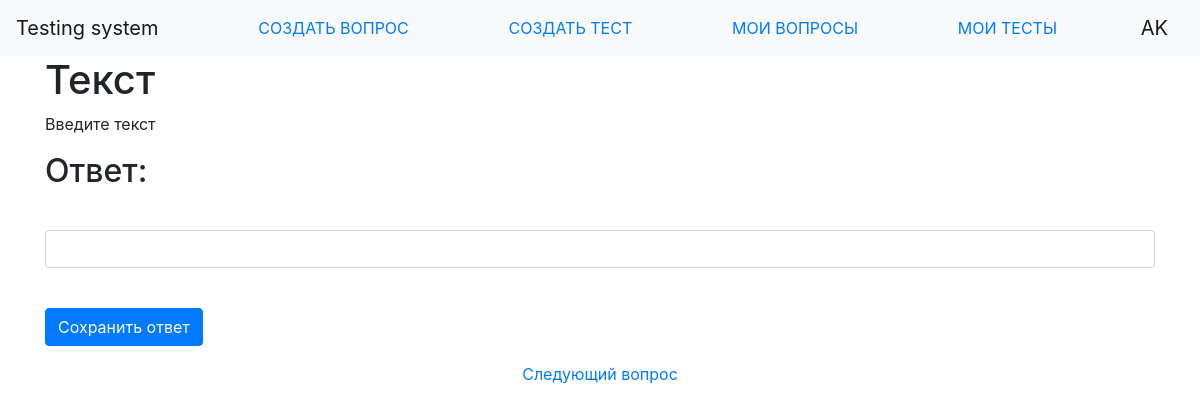
The app's page /test/1/1 (signed in) with its own data.
### data/users.py (models this page shows, shortened)
class User(SqlAlchemyBase, UserMixin, SerializerMixin):
    __tablename__ = 'users'
    id = sqlalchemy.Column(sqlalchemy.Integer, primary_key=True, autoincrement=True)
    name = sqlalchemy.Column(sqlalchemy.String)
    email = sqlalchemy.Column(sqlalchemy.String, unique=True)
    hashed_password = sqlalchemy.Column(sqlalchemy.String)
    questions = orm.relation("Question")

### data/questions.py (models this page shows, shortened)
class Question(SqlAlchemyBase, SerializerMixin):
    __tablename__ = 'questions'
    id = sqlalchemy.Column(sqlalchemy.Integer, primary_key=True, autoincrement=True)
    author_id = sqlalchemy.Column(sqlalchemy.Integer, sqlalchemy.ForeignKey("users.id"))
    author = orm.relation("User")
    title = sqlalchemy.Column(sqlalchemy.String)
    text = sqlalchemy.Column(sqlalchemy.String)
    type_id = sqlalchemy.Column(sqlalchemy.Integer, sqlalchemy.ForeignKey("types.id"))
    type = orm.relation("Type")
    answ = sqlalchemy.Column(sqlalchemy.BLOB)
    score = sqlalchemy.Column(sqlalchemy.Integer)
    categories = orm.relation("Category",
                              secondary="questions_to_categories",
                              backref="questions")

### main.py (the view, shortened to what this page needs)
@app.route('/test/<int:test_id>/<int:question_id>', methods=['GET', 'POST'])
@login_required
def test_passing(test_id, question_id):
    db_sess = db_session.create_session()
    test = db_sess.query(Test).get(test_id)
    question = test.questions[question_id - 1]
    work = db_sess.query(Work).filter(Work.user_id == flask_login.current_user.id, Work.test_id == test_id).first()
    if test.questions[question_id - 1].type_id == 1:
        QuestionForm.answer = StringField('Ответ:')
    elif test.questions[question_id - 1].type_id == 2:
        QuestionForm.answer = FloatField('Ответ:')
    elif test.questions[question_id - 1].type_id == 5:
        QuestionForm.answer = BooleanField('Ответ:')
    form = QuestionForm()
    return render_template("question.html",
                           q=question,
                           form=form,
                           q_id=question_id,
                           t_id=test.id,
                           q_count=len(test.questions), title='Тест')

### forms/question.py
class QuestionForm(FlaskForm):
    submit = SubmitField('Сохранить ответ')

### data/db_session.py (called while the page is built)
def create_session() -> Session:
    global __factory
    return __factory()

### main.py (called while the page is built)
@login_manager.user_loader
def load_user(user_id):
    db_sess = db_session.create_session()
    return db_sess.query(User).get(user_id)

### templates/question.html (shortened to what this page needs)
{% extends "base.html" %}
{% block content %}
    <h1>{{ q.title }}</h1>
    {{ q.text }}
    <form action="" method="post">
        <p>
        <h2>{{ form.answer.label }}</h2><br>
        {{ form.answer(class="form-control") }}<br>
        </p>
        <p>{{ form.submit(type="submit", class="btn btn-primary") }}</p>
    </form>
    <center>
        {% if q_id != q_count %}
        <a href="{{ q_id + 1 }}">Следующий вопрос</a>
        {% endif %}
    </center>
{% endblock %}

### templates/base.html (shortened to what this page needs)
<!doctype html>
<html lang="en">
<head>
    <link rel="stylesheet"
          href="https://stackpath.bootstrapcdn.com/bootstrap/4.4.1/css/bootstrap.min.css"
>
</head>
<body>
<header>
    <nav class="navbar navbar-light bg-light">
        <a class="navbar-brand" href="/">Testing system</a>
        <a class="nav-link" href="/new_question">СОЗДАТЬ ВОПРОС</a>
        <a class="nav-link" href="/new_test">СОЗДАТЬ ТЕСТ</a>
        <a class="nav-link" href="/my_questions">МОИ ВОПРОСЫ</a>
        <a class="nav-link" href="/my_tests">МОИ ТЕСТЫ</a>
        {% if current_user.is_authenticated %}
            <a class="navbar-brand" href="/logout">{{ current_user.name }}</a>
        {% else %}
            <p>
            <a class="btn btn-primary " href="/register">Зарегистрироваться</a>
            <a class="btn btn-success" href="/login">Войти</a>
            </p>
        {% endif %}
    </nav>
</header>
<main role="main" class="container">
    {% block content %}{% endblock %}
</main>
</body>
</html>

### records on screen
User: name "AK"
Question: title "Текст", text "Введите текст"
